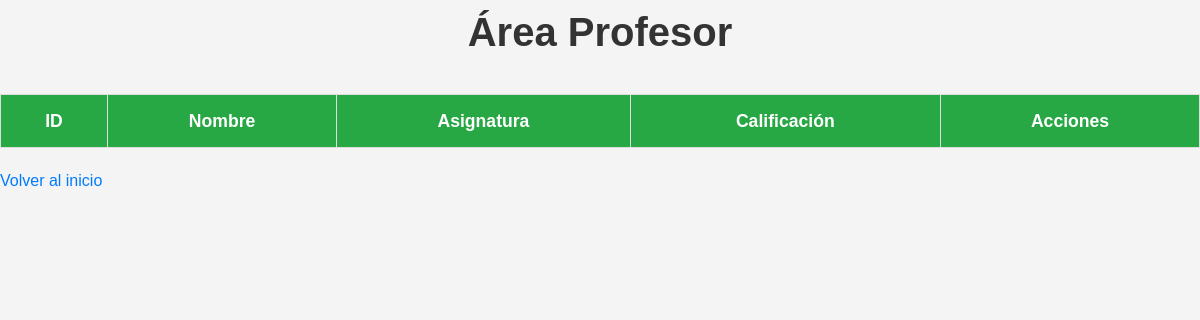
The page /area_profesor on the database as committed earlier.
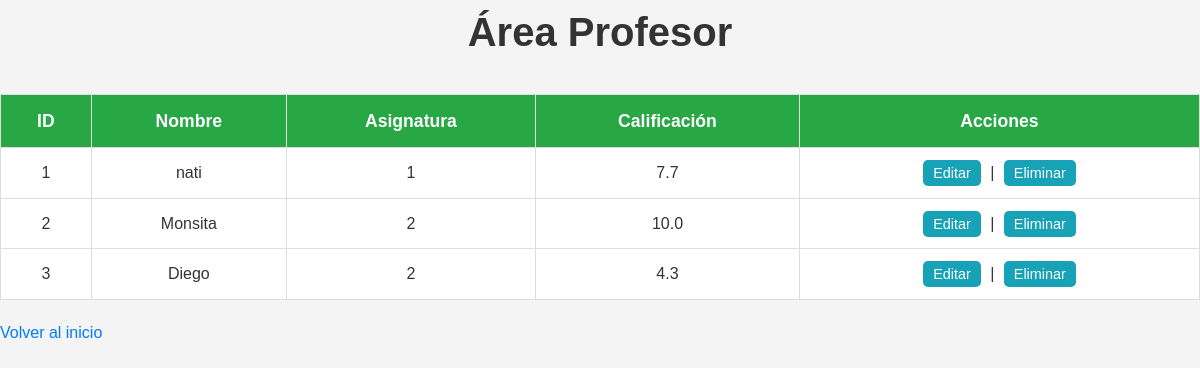
The same page on the database as committed later.
### tables this page shows
CREATE TABLE alumnos (
        id INTEGER PRIMARY KEY AUTOINCREMENT,
        nombre TEXT NOT NULL,
        asignatura_id INTEGER,
        calificacion REAL,
        FOREIGN KEY (asignatura_id) REFERENCES asignaturas(id)
    );

### app.py (the view)
@app.route('/area_profesor')
def area_profesor():
    conn = sqlite3.connect('academia.db')
    c = conn.cursor()
    c.execute('SELECT * FROM alumnos')
    alumnos = c.fetchall()
    conn.close()
    return render_template('area_profesor.html', alumnos=alumnos)

### templates/area_profesor.html (shortened to what this page needs)
<!DOCTYPE html>
<html lang="es">
<head>
    <link href="static/css/area_profesor.css" rel="stylesheet">
</head>
<body>
    <h1>Área Profesor</h1>
    <table border="1">
        <thead>
            <tr>
                <th>ID</th>
                <th>Nombre</th>
                <th>Asignatura</th>
                <th>Calificación</th>
                <th>Acciones</th>
            </tr>
        </thead>
        <tbody>
            {% for alumno in alumnos %}
            <tr>
                <td>{{ alumno[0] }}</td>
                <td>{{ alumno[1] }}</td>
                <td>{{ alumno[2] }}</td>
                <td>{{ alumno[3] }}</td>
                <td>
                    <a href="{{ url_for('editar_alumno', id=alumno[0]) }}">Editar</a> |
                    <a href="{{ url_for('eliminar_alumno', id=alumno[0]) }}" onclick="return confirm('¿Estás seguro de eliminar este alumno?')">Eliminar</a>
                </td>
            </tr>
            {% endfor %}
        </tbody>
    </table>
    <a href="{{ url_for('index') }}">Volver al inicio</a>
</body>
</html>

### static/css/area_profesor.css (style rules this page uses)
* { margin: 0; padding: 0; box-sizing: border-box; }
body { font-family: Arial, sans-serif; background-color: #f4f4f4; color: #333; line-height: 1.6; }
h1 { text-align: center; font-size: 2.5em; color: #333; margin-bottom: 30px; }
table { width: 100%; border-collapse: collapse; margin: 20px 0; }
th, td { padding: 12px; text-align: center; border: 1px solid #ddd; }
th { background-color: #28a745; color: white; font-size: 1.1em; }
td { background-color: white; }
a { color: #007bff; text-decoration: none; }
td a { margin: 0 5px; padding: 5px 10px; border-radius: 5px; background-color: #17a2b8; color: white; font-size: 0.9em; }

Rows that differ between the two databases and show on the page:
added alumnos: id "1", nombre "nati", asignatura "1", calificacion "7.7"
added alumnos: id "2", nombre "Monsita", asignatura "2", calificacion "10.0"
added alumnos: id "3", nombre "Diego", asignatura "2", calificacion "4.3"
